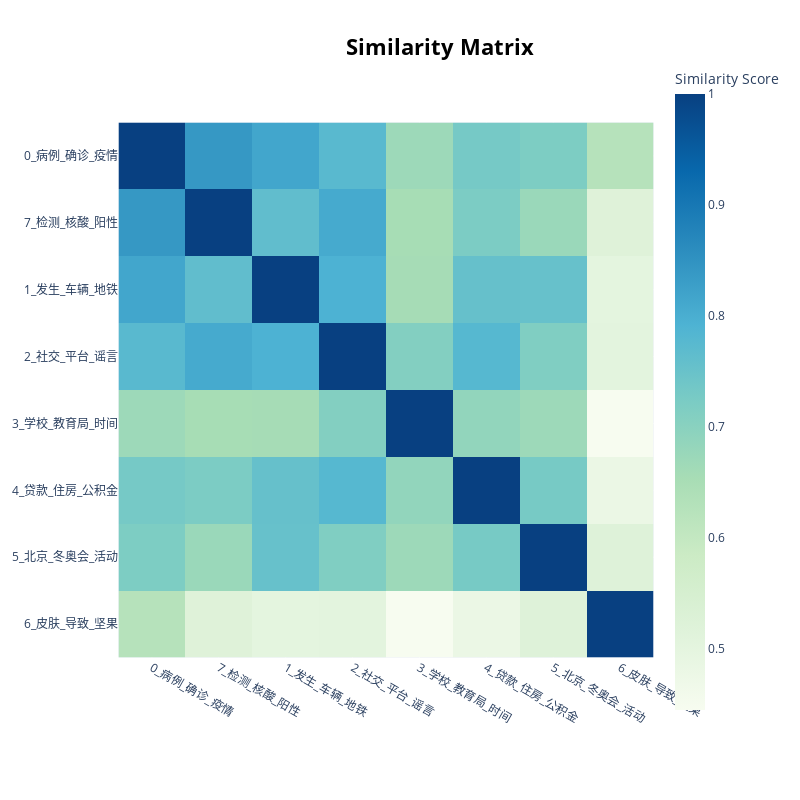

Source (notebook cell):
### Code cell
topic_similar_heatmap = topic_model.visualize_heatmap(n_clusters=7)
topic_similar_heatmap.write_html('topic_similar_heatmap.html')
topic_similar_heatmap

### Figure 1 — Plotly figure (JSON) as saved in the notebook; plotly's stock layout.template omitted (floating-point values rounded to 4 significant figures)
{"data": [{"coloraxis": "coloraxis", "hovertemplate": "x: %{x}<br>y: %{y}<br>Similarity Score: %{z}<extra></extra>", "name": "0", "type": "heatmap", "x": ["0_病例_确诊_疫情", "7_检测_核酸_阳性", "1_发生_车辆_地铁", "2_社交_平台_谣言", "3_学校_教育局_时间", "4_贷款_住房_公积金", "5_北京_冬奥会_活动", "6_皮肤_导致_坚果"], "xaxis": "x", "y": ["0_病例_确诊_疫情", "7_检测_核酸_阳性", "1_发生_车辆_地铁", "2_社交_平台_谣言", "3_学校_教育局_时间", "4_贷款_住房_公积金", "5_北京_冬奥会_活动", "6_皮肤_导致_坚果"], "yaxis": "y", "z": [[1.0, 0.8401, 0.8153, 0.7754, 0.6699, 0.7305, 0.7189, 0.6269], [0.8401, 1.0, 0.7629, 0.8078, 0.655, 0.7207, 0.6755, 0.5193], [0.8153, 0.7629, 1, 0.7934, 0.6561, 0.7556, 0.7535, 0.5028], [0.7754, 0.8078, 0.7934, 1.0, 0.71, 0.7793, 0.7151, 0.5058], [0.6699, 0.655, 0.6561, 0.71, 1.0, 0.6873, 0.6702, 0.4451], [0.7305, 0.7207, 0.7556, 0.7793, 0.6873, 1.0, 0.7289, 0.4827], [0.7189, 0.6755, 0.7535, 0.7151, 0.6702, 0.7289, 1, 0.5214], [0.6269, 0.5193, 0.5028, 0.5058, 0.4451, 0.4827, 0.5214, 1.0]]}], "layout": {"coloraxis": {"colorbar": {"title": {"text": "Similarity Score"}}, "colorscale": [[0, "rgb(247,252,240)"], [0.125, "rgb(224,243,219)"], [0.25, "rgb(204,235,197)"], [0.375, "rgb(168,221,181)"], [0.5, "rgb(123,204,196)"], [0.625, "rgb(78,179,211)"], [0.75, "rgb(43,140,190)"], [0.875, "rgb(8,104,172)"], [1, "rgb(8,64,129)"]]}, "height": 800, "hoverlabel": {"bgcolor": "white", "font": {"family": "Rockwell", "size": 16}}, "legend": {"title": {"text": "Trend"}}, "margin": {"t": 60}, "showlegend": true, "title": {"font": {"color": "Black", "size": 22}, "text": "<b>Similarity Matrix</b>", "x": 0.55, "xanchor": "center", "y": 0.95, "yanchor": "top"}, "width": 800, "xaxis": {"anchor": "y", "constrain": "domain", "domain": [0, 1], "scaleanchor": "y"}, "yaxis": {"anchor": "x", "autorange": "reversed", "constrain": "domain", "domain": [0, 1]}}}
